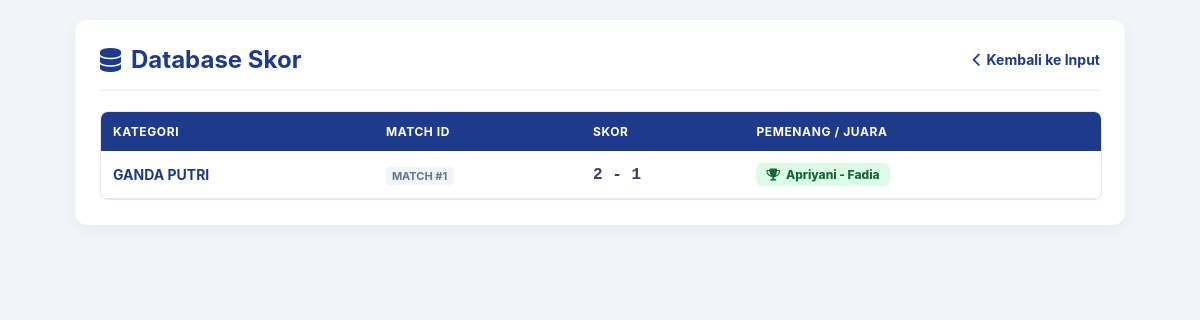
The page /admin/view-database on the database as committed earlier.
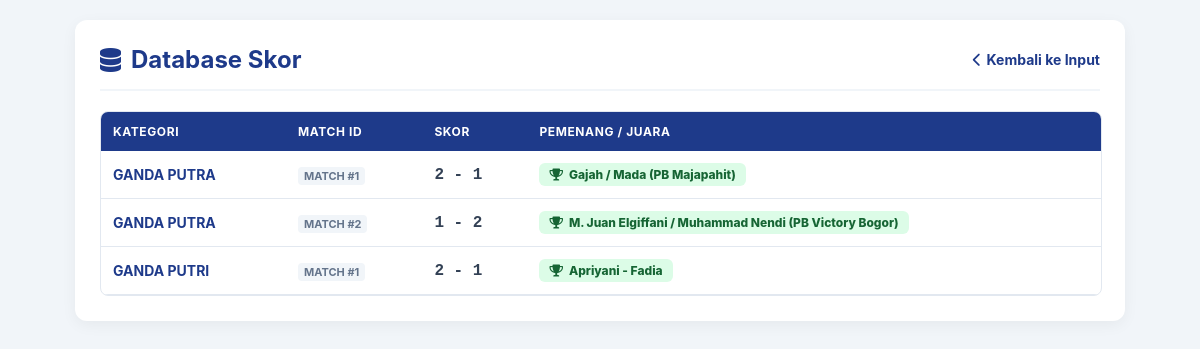
The same page on the database as committed later.
### tables this page shows
CREATE TABLE tabel_skor (
            kategori TEXT,
            match_id INTEGER,
            skor_p1 INTEGER,
            skor_p2 INTEGER,
            winner TEXT,
            PRIMARY KEY (kategori, match_id)
        );

### app.py (the view)
@app.route('/admin/view-database')
def view_database():
    import sqlite3
    conn = sqlite3.connect('skor.db')
    conn.row_factory = sqlite3.Row  # Supaya data bisa dipanggil pakai nama kolom
    cursor = conn.cursor()
    try:
        rows = cursor.execute('SELECT * FROM tabel_skor ORDER BY kategori, match_id ASC').fetchall()
    except sqlite3.OperationalError:
        rows = [] # Jika tabel belum ada atau kosong
    conn.close()
    return render_template('view_database.html', rows=rows)

### templates/view_database.html (shortened to what this page needs)
<!DOCTYPE html>
<html lang="id">
<head>
    <link rel="stylesheet" href="https://cdnjs.cloudflare.com/ajax/libs/font-awesome/6.0.0/css/all.min.css">
</head>
<body>
<div class="container">
    <div class="header">
        <h2><i class="fas fa-database"></i> Database Skor</h2>
        <a href="/admin/input-skor" style="text-decoration: none; color: var(--primary); font-weight: bold; font-size: 14px; display: flex; align-items: center; gap: 5px;">
            <i class="fas fa-chevron-left"></i> Kembali ke Input
        </a>
    </div>
    <div class="table-responsive">
        <table>
            <thead>
                <tr>
                    <th>Kategori</th>
                    <th>Match ID</th>
                    <th>Skor</th>
                    <th>Pemenang / Juara</th>
                </tr>
            </thead>
            <tbody>
                {% if rows %}
                    {% for row in rows %}
                    <tr>
                        <td style="font-weight: 700; color: var(--primary);">{{ row['kategori'] }}</td>
                        <td><span class="match-tag">MATCH #{{ row['match_id'] }}</span></td>
                        <td style="font-family: 'Courier New', monospace; font-weight: 900; font-size: 16px;">
                            {{ row['skor_p1'] }} - {{ row['skor_p2'] }}
                        </td>
                        <td>
                            <div class="winner-badge">
                                <i class="fas fa-trophy"></i> {{ row['winner'] }}
                            </div>
                        </td>
                    </tr>
                    {% endfor %}
                {% endif %}
            </tbody>
        </table>
    </div>
</div>
</body>
</html>

### templates/view_database.html (style rules this page uses)
:root { --primary: #1e3a8a; --success: #10b981; --bg: #f1f5f9; }
body { font-family: 'Inter', -apple-system, sans-serif; background: var(--bg); margin: 0; padding: 20px; }
.container { max-width: 1000px; margin: 0 auto; background: white; padding: 25px; border-radius: 12px; box-shadow: 0 4px 15px rgba(0,0,0,0.05); }
.header { display: flex; justify-content: space-between; align-items: center; margin-bottom: 20px; border-bottom: 2px solid var(--bg); padding-bottom: 15px; }
h2 { color: var(--primary); margin: 0; font-size: 1.5rem; display: flex; align-items: center; gap: 10px; }
.table-responsive { width: 100%; overflow-x: auto; border-radius: 8px; border: 1px solid #e2e8f0; }
table { width: 100%; border-collapse: collapse; min-width: 700px; }
th { background: var(--primary); color: white; padding: 12px; text-align: left; font-size: 12px; text-transform: uppercase; letter-spacing: 0.05em; }
td { padding: 12px; border-bottom: 1px solid #e2e8f0; font-size: 14px; color: #334155; }
.winner-badge { background: #dcfce7; color: #166534; padding: 4px 10px; border-radius: 6px; font-weight: 800; font-size: 12px; display: inline-flex; align-items: center; gap: 6px; }
.match-tag { background: #f1f5f9; color: #64748b; padding: 2px 6px; border-radius: 4px; font-weight: bold; font-size: 11px; }

Rows that differ between the two databases and show on the page:
added tabel_skor: kategori "GANDA PUTRA", match_id "1", skor_p1 "2", skor_p2 "1", winner "Gajah / Mada (PB Majapahit)"
added tabel_skor: kategori "GANDA PUTRA", match_id "2", skor_p1 "1", skor_p2 "2", winner "M. Juan Elgiffani / Muhammad Nendi (PB Victory Bogor)"
